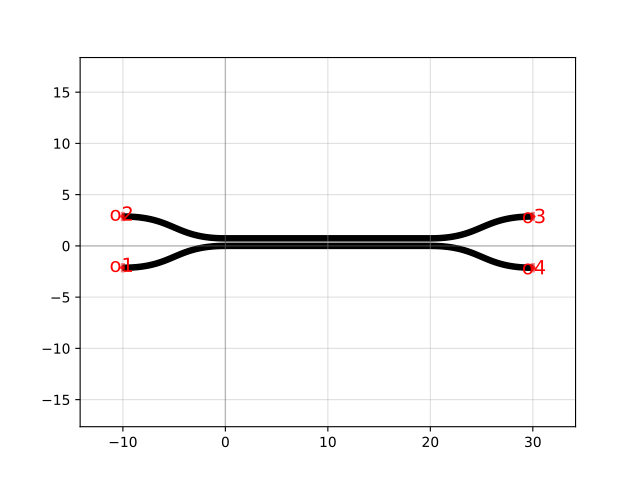

Here is the Python script that generated this plot:
import gdsfactory as gf

c = gf.components.coupler(gap=0.236, length=20.0, dy=5.0, dx=10.0)
c.plot()
